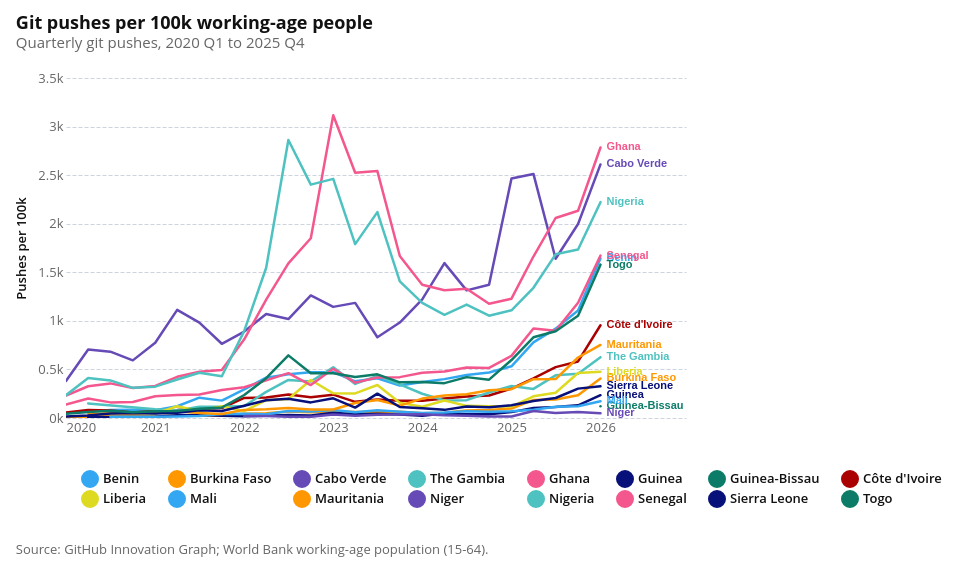

Source (notebook cell):
### Code cell
git_pushes_chart = make_trend_chart(
    git_pushes,
    raw_col="git_pushes",
    value_col="git_pushes_per_100k",
    title="Git pushes per 100k working-age people",
    subtitle="Quarterly git pushes, 2020 Q1 to 2025 Q4",
    y_axis_title="Pushes per 100k",
)

attaviz.add_caption(git_pushes_chart, POPULATION_NOTE)

### Figure 1 — Vega specification as saved in the notebook (floating-point values rounded to 4 significant figures; data arrays with more than 128 entries replaced by an {"elided": "..."} marker saying what was removed)
{"$schema": "https://vega.github.io/schema/vega/v6.json", "data": [{"name": "param_e75d3278c18764fb_store"}, {"name": "param_db82be42624d4632_store"}, {"name": "source_0"}, {"name": "data_0", "values": {"elided": "356 records"}, "transform": [{"type": "formula", "expr": "toDate(datum['quarter_start'])", "as": "quarter_start"}]}, {"name": "data_1", "values": [{"country_name": "Burkina Faso", "git_pushes_per_100k": 406.7, "quarter_start": "2026-01-01T00:00:00.000"}, {"country_name": "Benin", "git_pushes_per_100k": 1644.0, "quarter_start": "2026-01-01T00:00:00.000"}, {"country_name": "Côte d'Ivoire", "git_pushes_per_100k": 955.1, "quarter_start": "2026-01-01T00:00:00.000"}, {"country_name": "Cabo Verde", "git_pushes_per_100k": 2610.0, "quarter_start": "2026-01-01T00:00:00.000"}, {"country_name": "Ghana", "git_pushes_per_100k": 2785.0, "quarter_start": "2026-01-01T00:00:00.000"}, {"country_name": "The Gambia", "git_pushes_per_100k": 626.4, "quarter_start": "2026-01-01T00:00:00.000"}, {"country_name": "Guinea", "git_pushes_per_100k": 234.4, "quarter_start": "2026-01-01T00:00:00.000"}, {"country_name": "Guinea-Bissau", "git_pushes_per_100k": 121.1, "quarter_start": "2026-01-01T00:00:00.000"}, {"country_name": "Liberia", "git_pushes_per_100k": 477.4, "quarter_start": "2026-01-01T00:00:00.000"}, {"country_name": "Mali", "git_pushes_per_100k": 172.9, "quarter_start": "2026-01-01T00:00:00.000"}, {"country_name": "Mauritania", "git_pushes_per_100k": 752.0, "quarter_start": "2026-01-01T00:00:00.000"}, {"country_name": "Niger", "git_pushes_per_100k": 49.27, "quarter_start": "2026-01-01T00:00:00.000"}, {"country_name": "Nigeria", "git_pushes_per_100k": 2222.0, "quarter_start": "2026-01-01T00:00:00.000"}, {"country_name": "Sierra Leone", "git_pushes_per_100k": 326.3, "quarter_start": "2026-01-01T00:00:00.000"}, {"country_name": "Senegal", "git_pushes_per_100k": 1673.0, "quarter_start": "2026-01-01T00:00:00.000"}, {"country_name": "Togo", "git_pushes_per_100k": 1579.0, "quarter_start": "2026-01-01T00:00:00.000"}], "transform": [{"type": "formula", "expr": "toDate(datum['quarter_start'])", "as": "quarter_start"}]}], "signals": [{"name": "childHeight", "value": 340}, {"name": "unit", "value": {}, "on": [{"events": "pointermove", "update": "isTuple(group()) ? group() : unit"}]}, {"name": "param_e75d3278c18764fb_country_name_legend", "value": null, "on": [{"events": [{"source": "view", "markname": "country_name_legend_symbols", "type": "click"}, {"source": "view", "markname": "country_name_legend_labels", "type": "click"}, {"source": "view", "markname": "country_name_legend_entries", "type": "click"}], "update": "isDefined(datum.value) ? datum.value : item().items[0].items[0].datum.value", "force": true}, {"events": [{"source": "view", "type": "click"}], "update": "!event.item || !datum ? null : param_e75d3278c18764fb_country_name_legend", "force": true}]}, {"name": "param_e75d3278c18764fb", "update": "vlSelectionResolve(\"param_e75d3278c18764fb_store\", \"union\", true, true)"}, {"name": "param_db82be42624d4632", "update": "{\"quarter_start\": param_db82be42624d4632_quarter_start}"}, {"name": "param_db82be42624d4632_quarter_start"}], "marks": [{"type": "group", "name": "concat_0_group", "encode": {"update": {"width": {"signal": "width"}, "height": {"signal": "childHeight"}}}, "signals": [{"name": "param_e75d3278c18764fb_tuple", "update": "param_e75d3278c18764fb_country_name_legend !== null ? {fields: param_e75d3278c18764fb_tuple_fields, values: [param_e75d3278c18764fb_country_name_legend]} : null"}, {"name": "param_e75d3278c18764fb_tuple_fields", "value": [{"type": "E", "field": "country_name"}]}, {"name": "param_e75d3278c18764fb_toggle", "value": false, "on": [{"events": {"merge": [{"source": "view", "type": "click"}]}, "update": "event.shiftKey"}]}, {"name": "param_e75d3278c18764fb_modify", "on": [{"events": {"signal": "param_e75d3278c18764fb_tuple"}, "update": "modify(\"param_e75d3278c18764fb_store\", param_e75d3278c18764fb_toggle ? null : param_e75d3278c18764fb_tuple, param_e75d3278c18764fb_toggle ? null : true, param_e75d3278c18764fb_toggle ? param_e75d3278c18764fb_tuple : null)"}]}, {"name": "param_db82be42624d4632_quarter_start", "on": [{"events": [{"source": "view", "type": "dblclick"}], "update": "null"}, {"events": {"signal": "param_db82be42624d4632_translate_delta"}, "update": "panLinear(param_db82be42624d4632_translate_anchor.extent_x, -param_db82be42624d4632_translate_delta.x / width)"}, {"events": {"signal": "param_db82be42624d4632_zoom_delta"}, "update": "zoomLinear(domain(\"concat_0_x\"), param_db82be42624d4632_zoom_anchor.x, param_db82be42624d4632_zoom_delta)"}], "push": "outer"}, {"name": "param_db82be42624d4632_tuple", "on": [{"events": [{"signal": "param_db82be42624d4632_quarter_start"}], "update": "param_db82be42624d4632_quarter_start ? {unit: \"view_c7679c668c7a5efb_0\", fields: param_db82be42624d4632_tuple_fields, values: [param_db82be42624d4632_quarter_start]} : null"}]}, {"name": "param_db82be42624d4632_tuple_fields", "value": [{"field": "quarter_start", "channel": "x", "type": "R"}]}, {"name": "param_db82be42624d4632_translate_anchor", "value": {}, "on": [{"events": [{"source": "scope", "type": "pointerdown"}], "update": "{x: x(unit), y: y(unit), extent_x: domain(\"concat_0_x\")}"}]}, {"name": "param_db82be42624d4632_translate_delta", "value": {}, "on": [{"events": [{"source": "window", "between": [{"source": "scope", "type": "pointerdown"}, {"source": "window", "type": "pointerup"}], "type": "pointermove", "consume": true}], "update": "{x: param_db82be42624d4632_translate_anchor.x - x(unit), y: param_db82be42624d4632_translate_anchor.y - y(unit)}"}]}, {"name": "param_db82be42624d4632_zoom_anchor", "on": [{"events": [{"source": "scope", "type": "wheel", "consume": true}], "update": "{x: invert(\"concat_0_x\", x(unit)), y: invert(\"concat_0_y\", y(unit))}"}]}, {"name": "param_db82be42624d4632_zoom_delta", "on": [{"events": [{"source": "scope", "consume": true, "type": "wheel"}], "update": "pow(1.001, event.deltaY * pow(16, event.deltaMode))", "force": true}]}, {"name": "param_db82be42624d4632_modify", "on": [{"events": {"signal": "param_db82be42624d4632_tuple"}, "update": "modify(\"param_db82be42624d4632_store\", param_db82be42624d4632_tuple, true)"}]}], "marks": [{"type": "group", "name": "view_c7679c668c7a5efb_0_pathgroup", "from": {"facet": {"data": "data_0", "name": "faceted_path_view_c7679c668c7a5efb_0_main", "groupby": ["country_name"]}}, "encode": {"update": {"height": {"field": {"signal": null, "datum": null, "group": "height", "parent": null}}, "width": {"field": {"signal": null, "datum": null, "group": "width", "parent": null}}}}, "marks": [{"type": "line", "name": "view_c7679c668c7a5efb_0_marks", "from": {"data": "faceted_path_view_c7679c668c7a5efb_0_main"}, "sort": {"field": "x"}, "encode": {"update": {"stroke": {"field": "country_name", "scale": "color"}, "x": {"field": "quarter_start", "scale": "concat_0_x"}, "y": {"field": "git_pushes_per_100k", "scale": "concat_0_y"}, "defined": {"signal": "isValid(datum[\"quarter_start\"]) && isFinite(+datum[\"quarter_start\"]) && isValid(datum[\"git_pushes_per_100k\"]) && isFinite(+datum[\"git_pushes_per_100k\"])"}, "opacity": [{"value": 1, "test": "!length(data(\"param_e75d3278c18764fb_store\")) || vlSelectionTest(\"param_e75d3278c18764fb_store\", datum)"}, {"value": 0.15}], "strokeWidth": {"value": 2.5}, "tooltip": {"signal": "{\"Country\": isValid(datum[\"country_name\"]) ? isArray(datum[\"country_name\"]) ? join(datum[\"country_name\"], '\\n') : datum[\"country_name\"] : \"\"+datum[\"country_name\"], \"Year\": isValid(datum[\"year\"]) ? isArray(datum[\"year\"]) ? join(datum[\"year\"], '\\n') : datum[\"year\"] : \"\"+datum[\"year\"], \"Quarter\": isValid(datum[\"quarter\"]) ? isArray(datum[\"quarter\"]) ? join(datum[\"quarter\"], '\\n') : datum[\"quarter\"] : \"\"+datum[\"quarter\"], \"Pushes per 100k\": format(datum[\"git_pushes_per_100k\"], \",.0f\"), \"Git Pushes\": format(datum[\"git_pushes\"], \",\"), \"Working-age population\": format(datum[\"working_age_population\"], \",.0f\")}"}}}, "clip": true, "style": ["line"], "interactive": true}]}, {"type": "text", "name": "concat_0_layer_1_marks", "from": {"data": "data_1"}, "encode": {"update": {"tooltip": {"signal": "{\"quarter_start\": timeFormat(datum[\"quarter_start\"], \"%b %d, %Y\"), \"Pushes per 100k\": format(datum[\"git_pushes_per_100k\"], \"~s\"), \"country_name\": isValid(datum[\"country_name\"]) ? isArray(datum[\"country_name\"]) ? join(datum[\"country_name\"], '\\n') : datum[\"country_name\"] : \"\"+datum[\"country_name\"]}"}, "y": {"field": "git_pushes_per_100k", "scale": "concat_0_y"}, "fill": {"field": "country_name", "scale": "color"}, "dx": {"value": 6}, "fontWeight": {"value": "bold"}, "x": {"field": "quarter_start", "scale": "concat_0_x"}, "text": {"signal": "isValid(datum[\"country_name\"]) ? datum[\"country_name\"] : \"\"+datum[\"country_name\"]"}, "align": {"value": "left"}, "baseline": {"value": "middle"}, "opacity": [{"value": 1, "test": "!length(data(\"param_e75d3278c18764fb_store\")) || vlSelectionTest(\"param_e75d3278c18764fb_store\", datum)"}, {"value": 0.15}]}}, "style": ["text"], "clip": true, "interactive": false}], "axes": [{"scale": "concat_0_y", "maxExtent": 0, "labels": false, "ticks": false, "minExtent": 0, "orient": "left", "aria": false, "grid": true, "domain": false, "gridScale": "concat_0_x", "tickCount": 5, "zindex": 0}, {"scale": "concat_0_x", "tickCount": 5, "zindex": 0, "labelOverlap": true, "orient": "bottom", "grid": false, "labelBaseline": "top", "labelFlush": true}, {"scale": "concat_0_y", "format": "~s", "labelOverlap": true, "orient": "left", "tickCount": 5, "zindex": 0, "title": "Pushes per 100k", "grid": false}], "title": {"text": "Git pushes per 100k working-age people", "offset": 21, "subtitle": "Quarterly git pushes, 2020 Q1 to 2025 Q4", "anchor": "start"}, "style": "cell"}], "scales": [{"name": "color", "type": "ordinal", "domain": ["Benin", "Burkina Faso", "Cabo Verde", "The Gambia", "Ghana", "Guinea", "Guinea-Bissau", "Côte d'Ivoire", "Liberia", "Mali", "Mauritania", "Niger", "Nigeria", "Senegal", "Sierra Leone", "Togo"], "range": ["#34A7F2", "#FF9800", "#664AB6", "#4EC2C0", "#F3578E", "#081079", "#0C7C68", "#AA0000", "#DDDA21"]}, {"name": "concat_0_x", "type": "time", "domain": {"fields": [{"signal": "{data: datetime(\"2020-01-01T00:00:00\")}"}, {"signal": "{data: datetime(\"2026-12-17T17:16:48\")}"}]}, "range": [0, {"signal": "width"}], "domainRaw": {"signal": "param_db82be42624d4632[\"quarter_start\"]"}}, {"name": "concat_0_y", "type": "linear", "domain": {"fields": [{"data": "data_0", "field": "git_pushes_per_100k"}, {"data": "data_1", "field": "git_pushes_per_100k"}]}, "range": [{"signal": "childHeight"}, 0], "zero": true, "nice": true}], "title": {"text": "Source: GitHub Innovation Graph; World Bank working-age population (15-64).", "offset": 21, "orient": "bottom", "lineHeight": 20, "color": "#666666", "fontWeight": 400, "anchor": "start", "font": "Open Sans, sans-serif", "fontSize": 13}, "layout": {"padding": 18, "columns": 1, "bounds": "full", "align": "each"}, "background": "white", "padding": 15, "width": 620, "legends": [{"columns": 8, "orient": "bottom", "stroke": "color", "direction": "horizontal", "symbolType": "circle", "encode": {"labels": {"name": "country_name_legend_labels", "interactive": true, "update": {"opacity": [{"test": "(!length(data(\"param_e75d3278c18764fb_store\")) || (param_e75d3278c18764fb[\"country_name\"] && indexof(param_e75d3278c18764fb[\"country_name\"], datum.value) >= 0))", "value": 1}, {"value": 0.35}], "cursor": {"value": "pointer"}}}, "symbols": {"name": "country_name_legend_symbols", "interactive": true, "update": {"strokeWidth": {"value": 4}, "strokeJoin": {"value": "round"}, "opacity": [{"test": "(!length(data(\"param_e75d3278c18764fb_store\")) || (param_e75d3278c18764fb[\"country_name\"] && indexof(param_e75d3278c18764fb[\"country_name\"], datum.value) >= 0))", "value": 1}, {"value": 0.35}], "cursor": {"value": "pointer"}}}, "entries": {"name": "country_name_legend_entries", "interactive": true, "update": {"fill": {"value": "transparent"}, "cursor": {"value": "pointer"}}}}, "fill": "color"}], "config": {"range": {"category": ["#34A7F2", "#FF9800", "#664AB6", "#4EC2C0", "#F3578E", "#081079", "#0C7C68", "#AA0000", "#DDDA21"], "diverging": ["#920000", "#BD6126", "#E3A763", "#EFEFEF", "#80BDE7", "#3587C3", "#025288"], "heatmap": ["#E3F6FD", "#75CCEC", "#089BD4", "#0169A1", "#023B6F"], "ordinal": ["#E3F6FD", "#75CCEC", "#089BD4", "#0169A1", "#023B6F"], "ramp": ["#E3F6FD", "#75CCEC", "#089BD4", "#0169A1", "#023B6F"]}, "mark": {"tooltip": true}, "axis": {"domain": false, "grid": true, "gridColor": "#CED4DE", "gridDash": [4, 2], "gridWidth": 1, "labelFont": "Open Sans, sans-serif", "labelFontSize": 13, "labelFontWeight": 400, "labelColor": "#666666", "labelPadding": 3, "tickColor": "#CED4DE", "tickSize": 5, "tickCount": 5, "titleFont": "Open Sans, sans-serif", "titleFontSize": 13, "titleFontWeight": 600, "titleColor": "#111111", "titlePadding": 9}, "axisBand": {"labelPadding": 6, "tickSize": 0}, "axisX": {"grid": false, "tickSize": 0, "labelAngle": 0}, "axisY": {"domain": false, "ticks": false, "gridColor": "#CED4DE", "gridDash": [4, 2], "gridWidth": 1}, "legend": {"labelFont": "Open Sans, sans-serif", "labelFontSize": 13, "labelFontWeight": 600, "labelColor": "#111111", "titleFont": "Open Sans, sans-serif", "titleFontSize": 13, "titleFontWeight": 600, "titleColor": "#111111", "titlePadding": 3, "symbolSize": 196, "symbolStrokeWidth": 0, "padding": 15, "offset": 21, "columnPadding": 21, "orient": "bottom", "labelLimit": 200, "titleLimit": 200}, "style": {"cell": {"stroke": null}, "arc": {"stroke": "white", "strokeWidth": 1}, "area": {"opacity": 0.7}, "bar": {"cornerRadiusEnd": 0}, "line": {"strokeWidth": 4, "strokeCap": "round", "strokeJoin": "round"}, "point": {"size": 60, "stroke": "white", "strokeWidth": 1}, "rect": {"stroke": "#8A969F", "strokeWidth": 0.5}, "circle": {"stroke": "white", "strokeWidth": 1}, "square": {"stroke": "white", "strokeWidth": 1}, "geoshape": {"stroke": "#666666", "strokeWidth": 0.3, "strokeJoin": "round", "strokeCap": "round"}, "group-title": {"font": "Open Sans, sans-serif", "fontSize": 18, "fontWeight": 700, "lineHeight": 22, "fill": "#111111"}}, "title": {"subtitleColor": "#666666", "subtitleFont": "Open Sans, sans-serif", "subtitleFontSize": 15, "subtitleFontWeight": 400, "subtitleLineHeight": 18, "subtitlePadding": 3}}}
